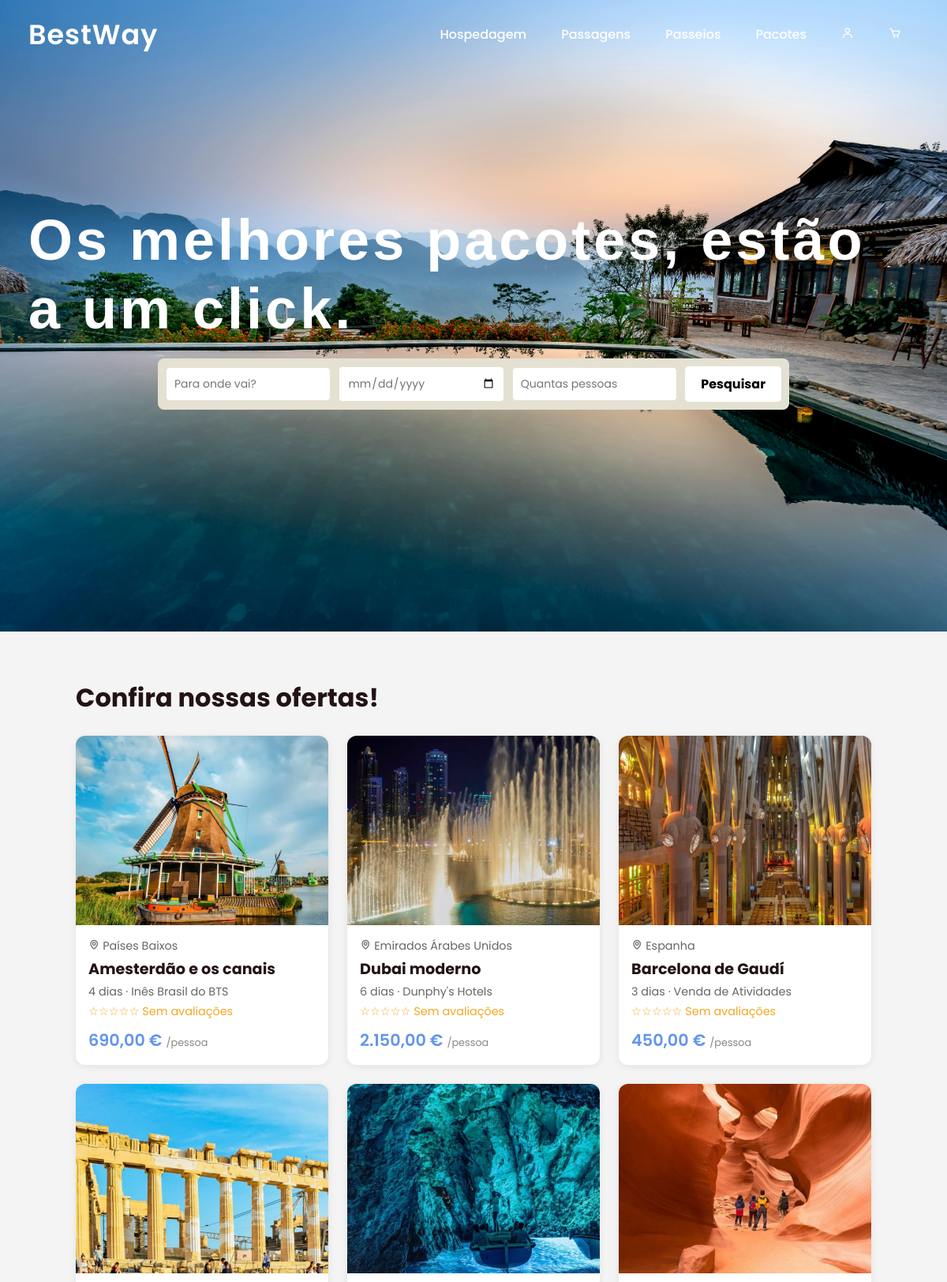
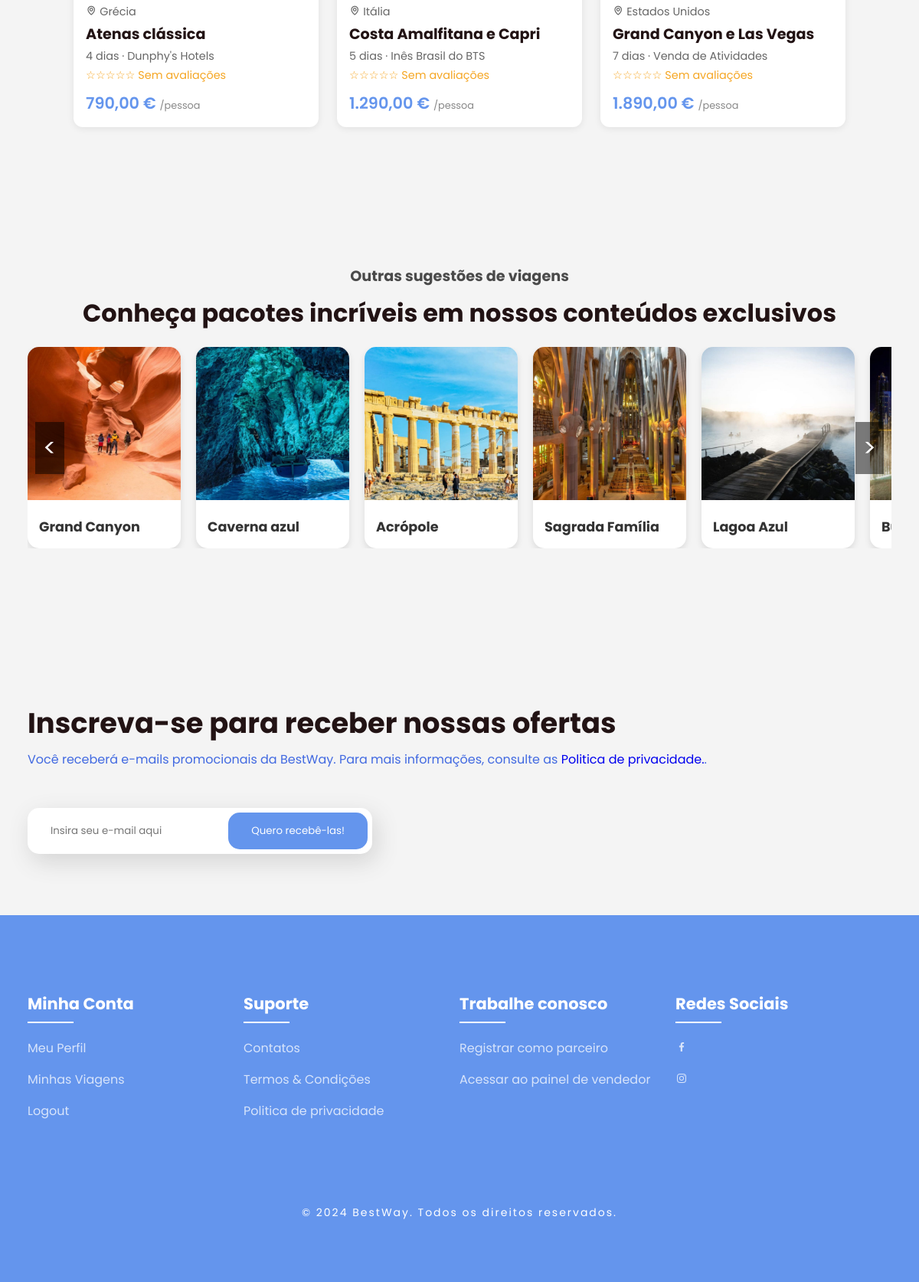
Page /public/pacotes/pacotes.php on the committed database (2 pictures, top to bottom).
### tables this page shows
CREATE TABLE IF NOT EXISTS `t_pacotes` (
  `id` int(11) NOT NULL AUTO_INCREMENT,
  `id_user` int(11) NOT NULL,
  `titulo` varchar(100) NOT NULL,
  `destino` varchar(100) NOT NULL,
  `descricao` text NOT NULL,
  `inclui` text DEFAULT NULL,
  `foto` varchar(50) DEFAULT NULL,
  `preco` decimal(10,2) NOT NULL,
  `duracao_dias` int(11) NOT NULL,
  `data_inicio` date NOT NULL,
  `data_fim` date NOT NULL,
  `vagas` int(11) DEFAULT NULL,
  `ativo` tinyint(1) NOT NULL DEFAULT 1,
  `data_criacao` timestamp NOT NULL DEFAULT current_timestamp(),
  PRIMARY KEY (`id`),
  KEY `id_user` (`id_user`),
  CONSTRAINT `t_pacotes_ibfk_1` FOREIGN KEY (`id_user`) REFERENCES `t_user` (`id`)
);

CREATE TABLE `t_user` (
  `id` int(11) NOT NULL,
  `nick` varchar(20) NOT NULL,
  `nome` varchar(100) NOT NULL,
  `email` varchar(50) NOT NULL,
  `nome_marca` varchar(150) NOT NULL DEFAULT '',
  `biografia` text DEFAULT NULL,
  `data_nasc` varchar(10) DEFAULT NULL,
  `pass` varchar(255) NOT NULL,
  `foto` varchar(50) DEFAULT NULL,
  `tipo_user` int(11) NOT NULL DEFAULT 0,
  `notificacoes_ofertas` tinyint(1) NOT NULL DEFAULT 1,
  `tipo_antes_bloqueio` int(11) DEFAULT NULL,
  `email_confirmado` tinyint(1) NOT NULL DEFAULT 0
);

### config/reservas.php (called while the page is built, shortened)
<?php
function reserva_data($texto)
{
    if (!is_string($texto) || !preg_match('/^\d{4}-\d{2}-\d{2}$/', $texto)) {
        return null;
    }
    $data = DateTimeImmutable::createFromFormat('!Y-m-d', $texto);
    return ($data && $data->format('Y-m-d') === $texto) ? $data : null;
}
function reserva_formatar_preco($valor)
{
    return $valor === null ? '—' : number_format((float) $valor, 2, ',', '.') . ' €';
}

### config/paginacao.php (called while the page is built, shortened)
<?php
function pagina_atual()
{
    return max(1, (int) ($_GET['pagina'] ?? 1));
}

### config/pacotes.php (called while the page is built, shortened)
<?php
require_once __DIR__ . '/reservas.php';
require_once __DIR__ . '/avaliacoes.php';
function pacote_foto_url($foto)
{
    return BASE_URL . 'public/pacotes/images/' . rawurlencode($foto ?: 'pacotes.jpg');
}
function pacotes_pesquisar($ligacao, $destino, $data, $pessoas, $limite, $offset)
{
    $condicoes = ["p.ativo = 1", "p.data_fim > CURDATE()"];
    $tipos = '';
    $valores = [];
    $where = implode(' AND ', $condicoes);
    $stmt = $ligacao->prepare("SELECT COUNT(*) FROM t_pacotes p WHERE $where");
    $stmt->execute();
    $total = (int) $stmt->get_result()->fetch_row()[0];
    $stmt = $ligacao->prepare("SELECT p.*, u.nome_marca, u.nick, av.media AS media_avaliacoes, COALESCE(av.total, 0) AS total_avaliacoes
        FROM t_pacotes p JOIN t_user u ON u.id = p.id_user
        LEFT JOIN (SELECT item_id, AVG(nota) AS media, COUNT(*) AS total FROM t_avaliacoes
                   WHERE tipo_item = 'pacote' GROUP BY item_id) av ON av.item_id = p.id
        WHERE $where ORDER BY p.data_criacao DESC, p.id DESC LIMIT ? OFFSET ?");
    $tipos .= 'ii';
    array_push($valores, $limite, $offset);
    $stmt->bind_param($tipos, ...$valores);
    $stmt->execute();
    return [$stmt->get_result()->fetch_all(MYSQLI_ASSOC), $total];
}

### config/avaliacoes.php (called while the page is built, shortened)
<?php
function avaliacao_texto($media, $total)
{
    if ($total == 0) {
        return '☆☆☆☆☆ Sem avaliações';
    }
    return avaliacao_estrelas($media) . ' ' . number_format($media, 1, ',', '') . ' (' . $total . ($total == 1 ? ' avaliação)' : ' avaliações)');
}

### public/pacotes/pacotes.php (the view, shortened to what this page needs)
<?php
require_once __DIR__ . '/../../config/pacotes.php';
require_once __DIR__ . '/../../config/paginacao.php';
include __DIR__ . '/../../config/liga_bd.php';
$destino = trim($_GET['destino'] ?? '');
$data = reserva_data($_GET['data'] ?? '') ? $_GET['data'] : null;
$pessoas = min(RESERVA_MAX_PESSOAS, max(0, (int) ($_GET['pessoas'] ?? 0)));
$a_pesquisar = $destino !== '' || $data !== null || $pessoas > 0;
$por_pagina = 12;
$pagina = pagina_atual();
[$pacotes, $total] = pacotes_pesquisar($ligacao, $destino, $data, $pessoas, $por_pagina, ($pagina - 1) * $por_pagina);
?>
<!DOCTYPE html>
<html lang="pt-BR">
<head>
    <link rel="stylesheet" type="text/css" href="../../assets/css/style.css">
    <link rel="stylesheet" href="https://unpkg.com/boxicons@latest/css/boxicons.min.css">
</head>
<body>
    <?php $cabecalho_sobre_imagem = true; include __DIR__ . '/../../views/partials/header.php'; ?>
    <section class="home-pacotes" id="home">
        <div class="home-text">
            <h1>Os melhores pacotes, estão a um click.</h1>
            <form class="hotels-search-bar" method="get" action="pacotes.php#resultados">
                <div class="hotels-input-container">
                    <input type="text" name="destino" placeholder="Para onde vai?" aria-label="Destino"
                        value="<?= htmlspecialchars($destino) ?>">
                </div>
                <div class="hotels-input-container">
                    <input type="date" name="data" aria-label="Data de partida" min="<?= date('Y-m-d', strtotime('+1 day')) ?>"
                        value="<?= htmlspecialchars($data ?? '') ?>">
                </div>
                <div class="hotels-input-container">
                    <input type="number" name="pessoas" placeholder="Quantas pessoas" aria-label="Pessoas" min="1"
                        max="<?= RESERVA_MAX_PESSOAS ?>" value="<?= $pessoas ?: '' ?>">
                </div>
                <button class="hotels-search-button" type="submit">Pesquisar</button>
            </form>
        </div>
    </section>
    <section class="lista-pacotes" id="resultados">
        <h2><?= $a_pesquisar ? "$total pacote(s) encontrado(s)" : 'Confira nossas ofertas!' ?></h2>
        <div class="grelha-pacotes">
            <?php foreach ($pacotes as $p): ?>
                <a class="pacote-card" href="detalhes_pacote.php?id=<?= (int) $p['id'] ?>">
                    <img src="<?= pacote_foto_url($p['foto']) ?>" alt="<?= htmlspecialchars($p['titulo']) ?>" loading="lazy">
                    <div class="pacote-info">
                        <span class="pacote-destino"><i class='bx bx-map'></i> <?= htmlspecialchars($p['destino']) ?></span>
                        <h3><?= htmlspecialchars($p['titulo']) ?></h3>
                        <span class="pacote-duracao"><?= (int) $p['duracao_dias'] ?> dias · <?= htmlspecialchars($p['nome_marca'] ?: $p['nick']) ?></span>
                        <span class="pacote-estrelas"><?= avaliacao_texto($p['media_avaliacoes'] === null ? null : (float) $p['media_avaliacoes'], (int) $p['total_avaliacoes']) ?></span>
                        <span class="pacote-preco"><?= reserva_formatar_preco($p['preco']) ?> <small>/pessoa</small></span>
                    </div>
                </a>
            <?php endforeach; ?>
        </div>
    </section>
    <section class="travel-suggestions">
        <h2>Outras sugestões de viagens</h2>
        <h1>Conheça pacotes incríveis em nossos conteúdos exclusivos</h1>
        <div class="carrossel-container">
            <button class="prev">&lt;</button>
            <div class="destinos-container">
                <div class="destino-card">
                    <img src="images/13.jpg" alt="Imagem 1">
                    <div class="destino-nome"> Grand Canyon</div>
                </div>
                <div class="destino-card">
                    <img src="images/14.jpg" alt="Imagem 2">
                    <div class="destino-nome"> Caverna azul </div>
                </div>
                <div class="destino-card">
                    <img src="images/15.jpg" alt="Imagem 3">
                    <div class="destino-nome"> Acrópole</div>
                </div>
                <div class="destino-card">
                    <img src="images/16.jpg" alt="Imagem 4">
                    <div class="destino-nome">Sagrada Família</div>
                </div>
                <div class="destino-card">
                    <img src="images/17.jpg" alt="Imagem 5">
                    <div class="destino-nome"> Lagoa Azul</div>
                </div>
                <div class="destino-card">
                    <img src="images/18.jpg" alt="Imagem 6.">
                    <div class="destino-nome"> Burj Khalifa</div>
                </div>
            </div>
            <button class="next">&gt;</button>
        </div>
    </section>
    <section class="newsletter">
        <div class="news-text">
            <h2>Inscreva-se para receber nossas ofertas</h2>
            <p>
                Você receberá e-mails promocionais da BestWay. Para mais informações, consulte as <a href="#">Politica
                    de privacidade.</a>.</p>
        </div>
        <div class="send">
            <form action="<?= BASE_URL ?>public/backend/newsletter.php" method="post">
                <input type="email" name="email" placeholder="Insira seu e-mail aqui" required>
                <input type="submit" value="Quero recebê-las!">
            </form>
        </div>
    </section>
    <?php include __DIR__ . '/../../views/partials/footer.php'; ?>
</body>
</html>

### rows in the picture
t_pacotes: foto (picture), destino "Países Baixos", titulo "Amesterdão e os canais", duracao_dias "4", id_user.nome_marca "Inês Brasil do BTS", total_avaliacoes "☆☆☆☆☆ Sem avaliações", preco "690,00 €"
t_pacotes: foto (picture), destino "Emirados Árabes Unidos", titulo "Dubai moderno", duracao_dias "6", id_user.nome_marca "Dunphy's Hotels", total_avaliacoes "☆☆☆☆☆ Sem avaliações", preco "2.150,00 €"
t_pacotes: foto (picture), destino "Espanha", titulo "Barcelona de Gaudí", duracao_dias "3", id_user.nome_marca "Venda de Atividades", total_avaliacoes "☆☆☆☆☆ Sem avaliações", preco "450,00 €"
t_pacotes: foto (picture), destino "Grécia", titulo "Atenas clássica", duracao_dias "4", id_user.nome_marca "Dunphy's Hotels", total_avaliacoes "☆☆☆☆☆ Sem avaliações", preco "790,00 €"
t_pacotes: foto (picture), destino "Itália", titulo "Costa Amalfitana e Capri", duracao_dias "5", id_user.nome_marca "Inês Brasil do BTS", total_avaliacoes "☆☆☆☆☆ Sem avaliações", preco "1.290,00 €"
t_pacotes: foto (picture), destino "Estados Unidos", titulo "Grand Canyon e Las Vegas", duracao_dias "7", id_user.nome_marca "Venda de Atividades", total_avaliacoes "☆☆☆☆☆ Sem avaliações", preco "1.890,00 €"
